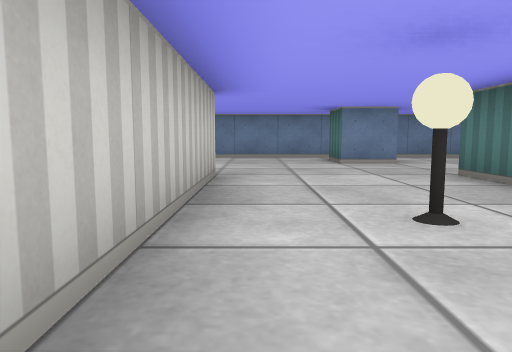
[1] (above)

18 first-person views from a walk through a cub3D maze. The camera is about half as high as the walls, tilts 6° down and sees 70° across. The floor is counted in squares. Each view is taken from the middle of a square. On the plan, view 1 faces up. The plan holds only what a view shows up to about 9 squares ahead; the rest is blank.

[2]
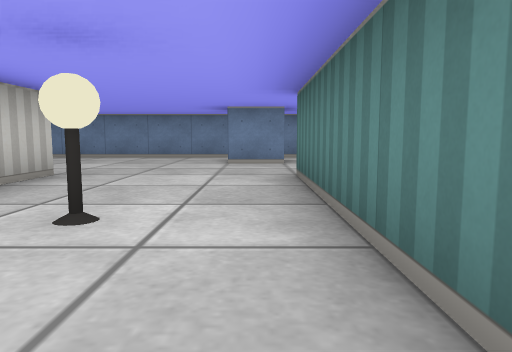

[3]
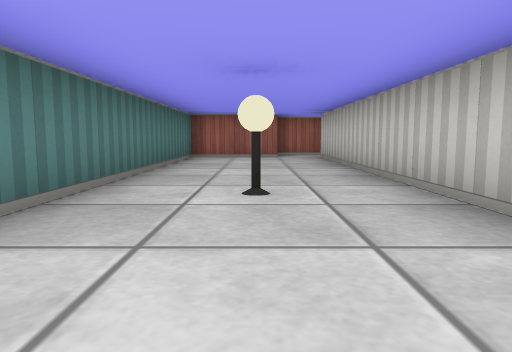

[4]
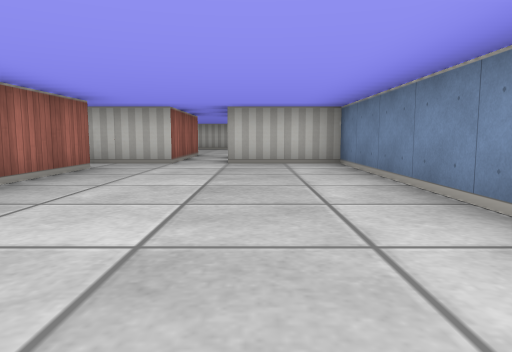

[5]
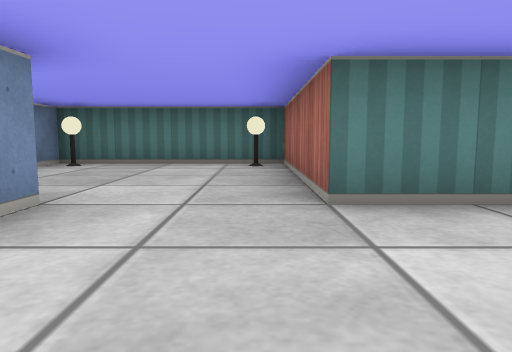

[6]
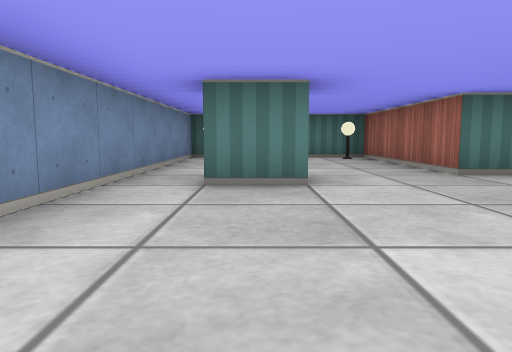

[7]
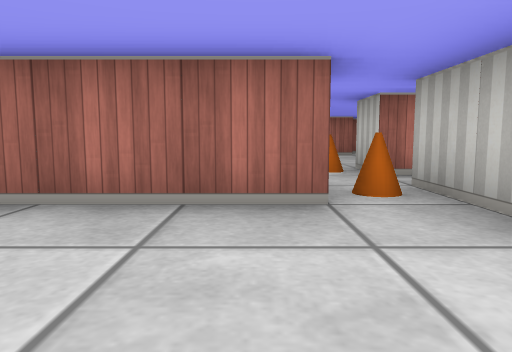

[8]
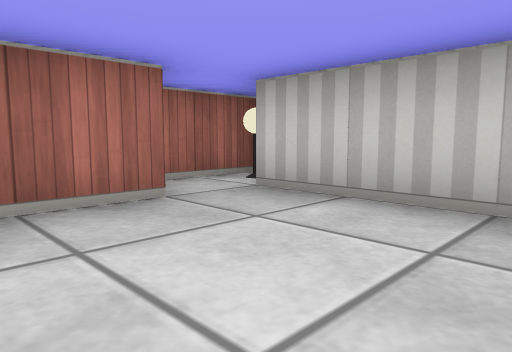

[9]
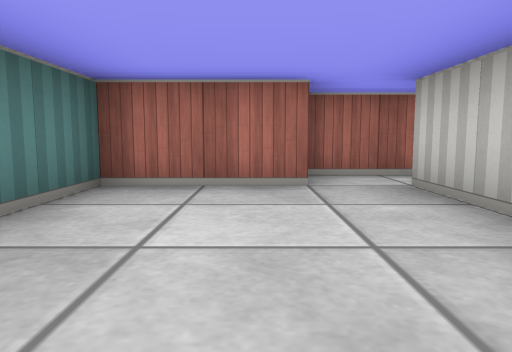

[10]
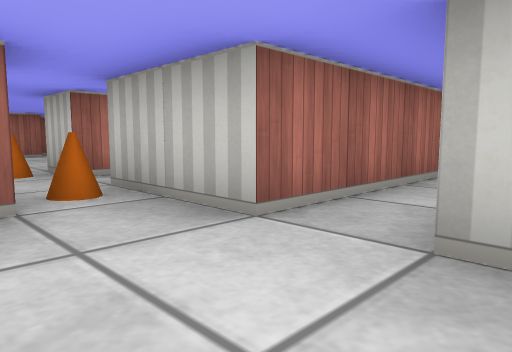

[11]
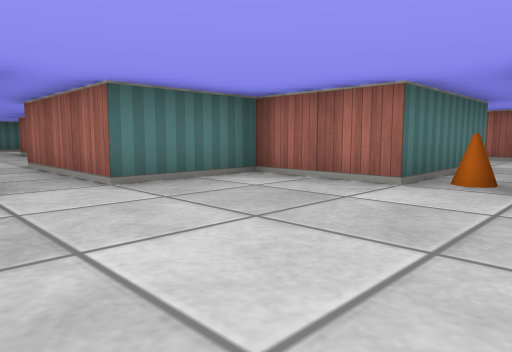

[12]
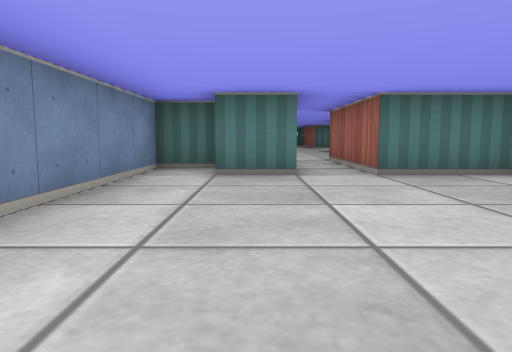

[13]
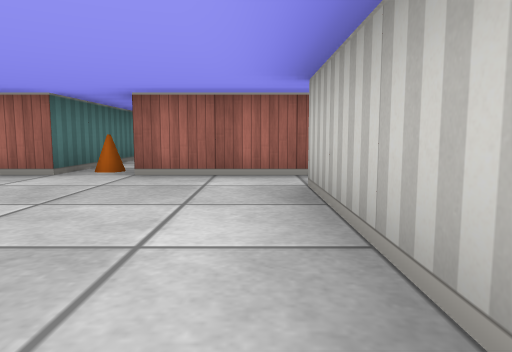

[14]
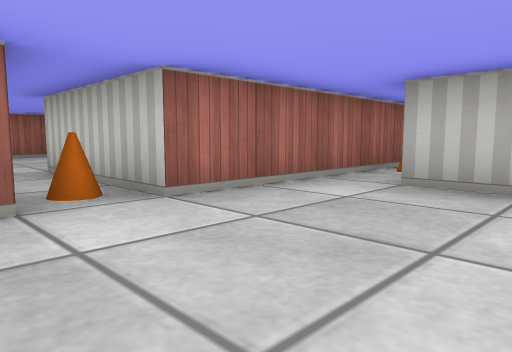

[15]
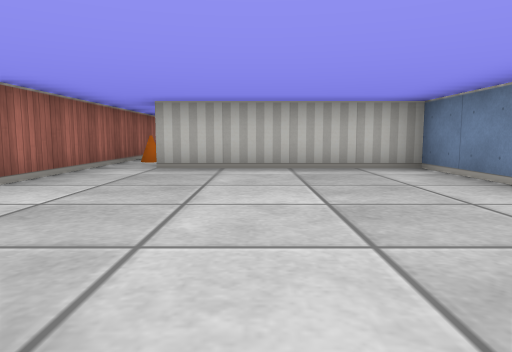

[16]
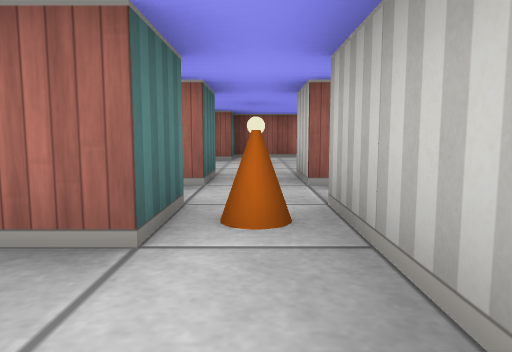

[17]
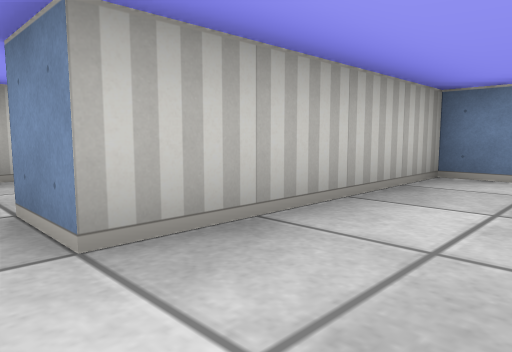

[18]
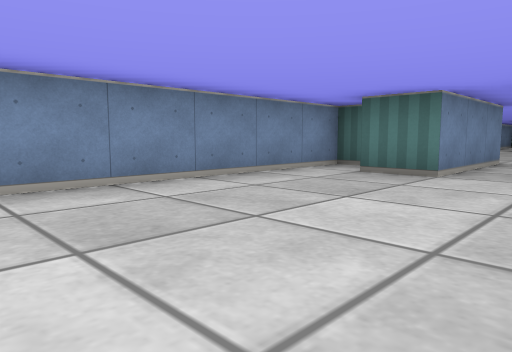

### Floor plan
Ten units are one square. View 1 is at (0, 0); x grows to the right and y downward. Boxes are objects, and circles mark ways between rooms. Rooms are numbered by the first view taken in them; rooms with no view inside come last. Other rooms are left out.
<svg viewBox="-150 -90 220 140">
<path fill="none" stroke="#000" d="M-5 -45 -5 35M26 -65 15 -65 15 -75M-45 -35 -45 -45 -21 -45M-45 -15 -45 -25M-55 -25 -55 -15M-55 -55 -55 -35M4 35 25 35 25 -45 65 -45 65 -85 -55 -85 -55 -65M-15 45 4 45M-134 -35 -115 -35 -115 -5M-75 -75 -75 -85 -135 -85 -135 -45M-105 -5 -105 -35 -85 -35 -85 -55 -55 -55M-55 -65 -85 -65 -85 -75"/>
<rect x="-55" y="-25" width="10" height="10" fill="#bbb"><title>cone</title></rect>
<rect x="-55" y="-45" width="10" height="10" fill="#bbb"><title>cone</title></rect>
<rect x="-15" y="35" width="10" height="10" fill="#bbb"><title>lamp</title></rect>
<rect x="5" y="-25" width="10" height="10" fill="#bbb"><title>lamp</title></rect>
<rect x="55" y="-55" width="10" height="10" fill="#bbb"><title>lamp</title></rect>
<rect x="55" y="-85" width="10" height="10" fill="#bbb"><title>lamp</title></rect>
<rect x="-115" y="-35" width="10" height="10" fill="#bbb"><title>cone</title></rect>
<circle cx="-60" cy="-60" r="3" fill="#2a7"/>
<text x="0" y="-40">1</text>
<text x="-110" y="-60">2</text>
</svg>
Room 1 opens to room 2.

Where each view was taken, in squares from view 1:
view 1: 0 up, 0 right, facing up
view 2: 0 up, 2 right, facing up
view 3: 5 up, 1 right, facing down
view 4: 7 up, 1 right, facing left
view 5: 5 up, 0 right, facing right
view 6: 7 up, 2 left, facing right
view 7: 7 up, 4 left, facing down
view 8: 1 down, 2 right, facing down-left
view 9: 0 up, 1 right, facing down
view 10: 7 up, 4 left, facing down-left
view 11: 7 up, 12 left, facing down-right
view 12: 7 up, 13 left, facing right
view 13: 8 up, 13 left, facing down
view 14: 6 up, 10 left, facing down-left
view 15: 6 up, 8 left, facing left
view 16: 6 up, 5 left, facing down
view 17: 4 up, 12 left, facing up-left
view 18: 5 up, 13 left, facing up-right
